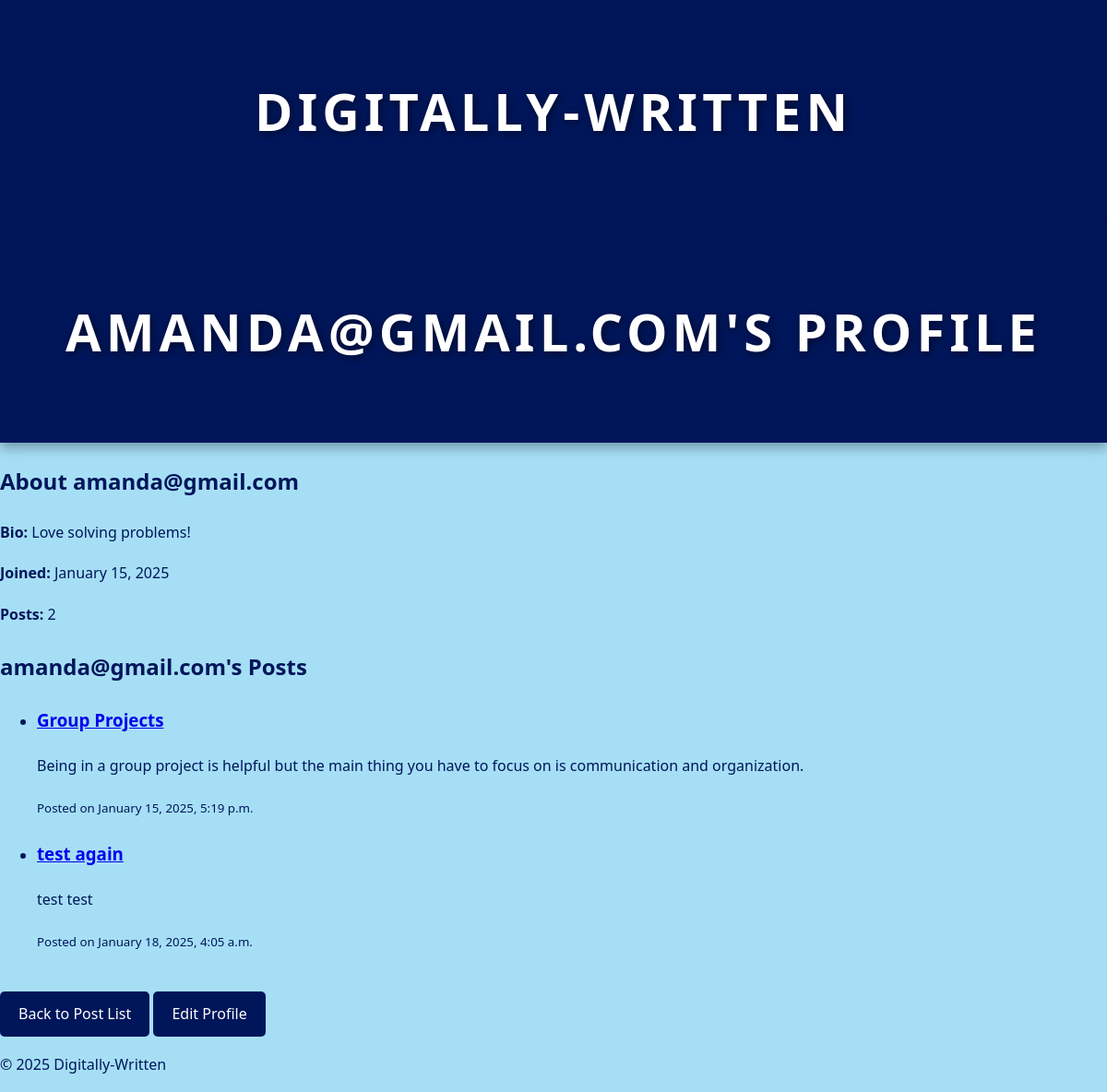
Page /profile/amanda@gmail.com/ on the earlier database version.
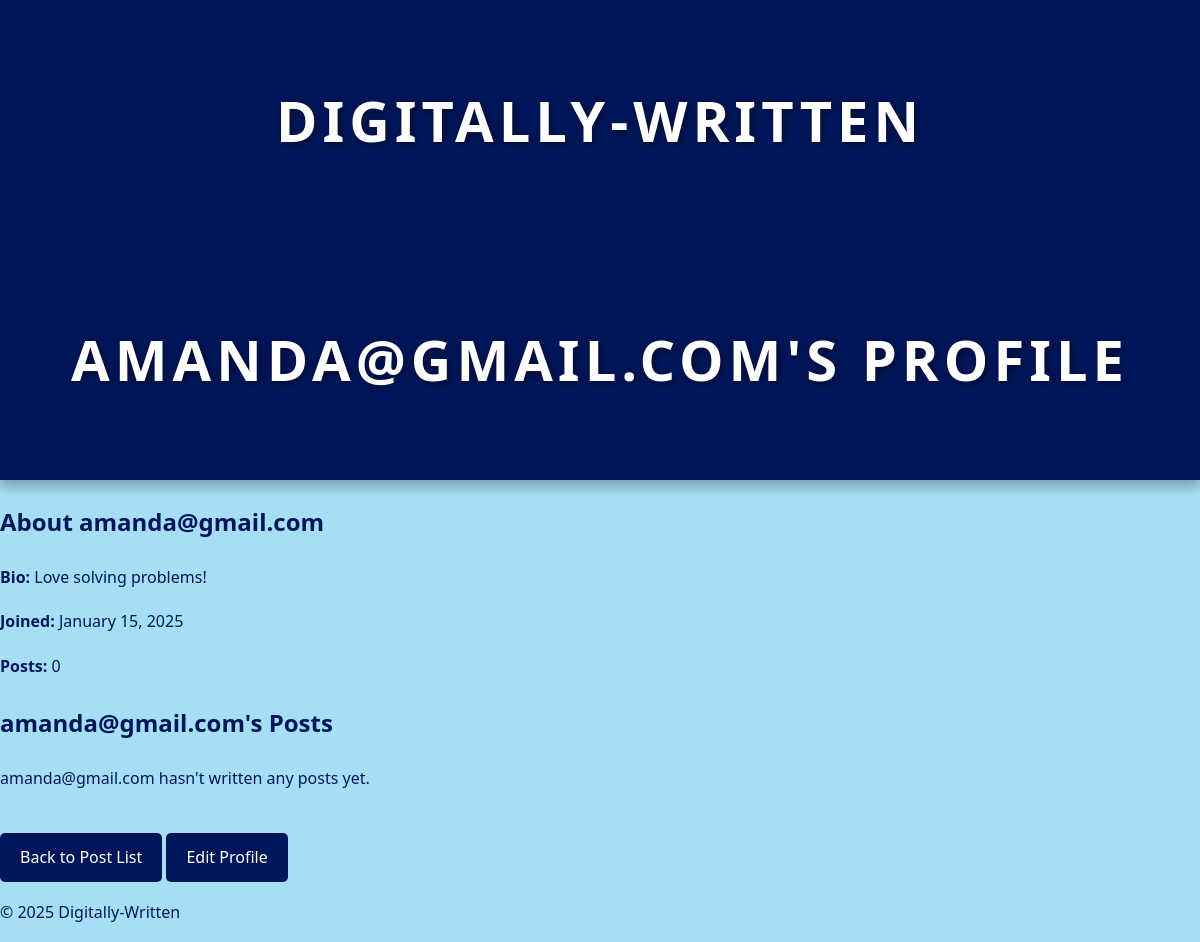
Same page on the later database version.
### app/models.py (models this page shows, shortened)
class UserProfile(models.Model):
    user = models.OneToOneField(User, on_delete=models.CASCADE, related_name='profile')
    bio = models.TextField(blank=True, null=True)
    profile_picture = models.ImageField(upload_to='profile_pictures/', blank=True, null=True)
    following = models.ManyToManyField('self', symmetrical=False, related_name='followers', blank=True)
    is_moderator = models.BooleanField(default=False)  # Moderator status
    is_blocked = models.BooleanField(default=False)    # Blocked status
    blocked_by = models.ForeignKey(User, null=True, blank=True, on_delete=models.SET_NULL, related_name="blocked_users")  # Track who blocked the user

class Post(models.Model):
    title = models.CharField(max_length=200)
    content = models.TextField()
    author = models.ForeignKey(User, on_delete=models.CASCADE)
    created_at = models.DateTimeField(auto_now_add=True)
    updated_at = models.DateTimeField(auto_now=True)

### app/views.py (the view)
# urls.py: path('profile/<str:username>/', views.profile_view, name='profile_view'),
def profile_view(request, username):
    profile = get_object_or_404(UserProfile, user__username=username)
    posts = Post.objects.filter(author=profile.user)
    return render(request, 'profile.html', {'profile': profile, 'posts': posts})

### app/templates/profile.html (shortened to what this page needs)
{% extends 'base.html' %}
{% block content %}
    <header>
        <h1>{{ profile.user.username }}'s Profile</h1>
    </header>
    <main>
        <div class="profile-info">
            <h2>About {{ profile.user.username }}</h2>
            <p><strong>Bio:</strong> {{ profile.bio|default:"This user hasn't written a bio yet." }}</p>
            <p><strong>Joined:</strong> {{ profile.user.date_joined|date:"F j, Y" }}</p>
            <p><strong>Posts:</strong> {{ posts.count }}</p>
        </div>
        <section class="posts-section">
            <h2>{{ profile.user.username }}'s Posts</h2>
            {% if posts.exists %}
                <ul>
                    {% for post in posts %}
                        <li>
                            <h3><a href="{% url 'post_detail' post.pk %}">{{ post.title }}</a></h3>
                            <p>{{ post.content|truncatewords:20 }}</p>
                            <p><small>Posted on {{ post.created_at|date:"F j, Y, g:i a" }}</small></p>
                        </li>
                    {% endfor %}
                </ul>
            {% else %}
                <p>{{ profile.user.username }} hasn't written any posts yet.</p>
            {% endif %}
        </section>
        <a href="{% url 'post_list' %}" class="btn back-to-posts-btn">Back to Post List</a>
        <a href="{% url 'edit_profile' username=profile.user.username %}" class="btn">Edit Profile</a>
    </main>
{% endblock %}

### app/templates/base.html (shortened to what this page needs)
{% load static %}
<!DOCTYPE html>
<html lang="en">
<head>
    <link rel="stylesheet" href="{% static 'styles.css' %}">
</head>
<body>
    <header>
        <div class="header-container">
            <h1>Digitally-Written</h1>
        </div>
    </header>
    <main>
        <div class="main-container">
            {% block content %}{% endblock %}
        </div>
    </main>
    <footer>
        <div class="footer-container">
            <p>&copy; 2025 Digitally-Written</p>
        </div>
    </footer>
</body>
</html>

### app/static/styles.css (style rules this page uses)
body { font-family: 'Segoe UI', Tahoma, Geneva, Verdana, sans-serif; background-color: #A6DFF5; color: #00165A; margin: 0; padding: 0; line-height: 1.8; }
header { background-color: #00165A; color: #FFFFFF; padding: 2rem; text-align: center; box-shadow: 0 6px 12px rgba(0, 0, 0, 0.3); }
header h1 { font-size: 3.5rem; font-weight: 700; letter-spacing: 5px; text-transform: uppercase; text-shadow: 2px 2px 8px rgba(0, 0, 0, 0.5); }
.btn { display: inline-block; background-color: #00165A; color: #fff; padding: 1rem 2rem; font-size: 1.2rem; text-decoration: none; border-radius: 8px; text-align: center; transition: background-color 0.3s ease; margin-top: 1.5rem; }
.btn { padding: 10px 20px; font-size: 16px; border: none; border-radius: 5px; cursor: pointer; }

Differences in the rows shown:
removed Post: title "Group Projects", content "Being in a group project is helpful but the main thing you have to focus on is communication and organization.", created_at "January 15, 2025, 5:19 p.m."
removed Post: title "test again", content "test test", created_at "January 18, 2025, 4:05 a.m."
shown differently, row unchanged: UserProfile "Love solving problems!": user.username (not shown) → "amanda@gmail.com"
Other differences:
{{ posts.count }}: "2" → "0"
text now shown: "hasn't written any posts yet."
